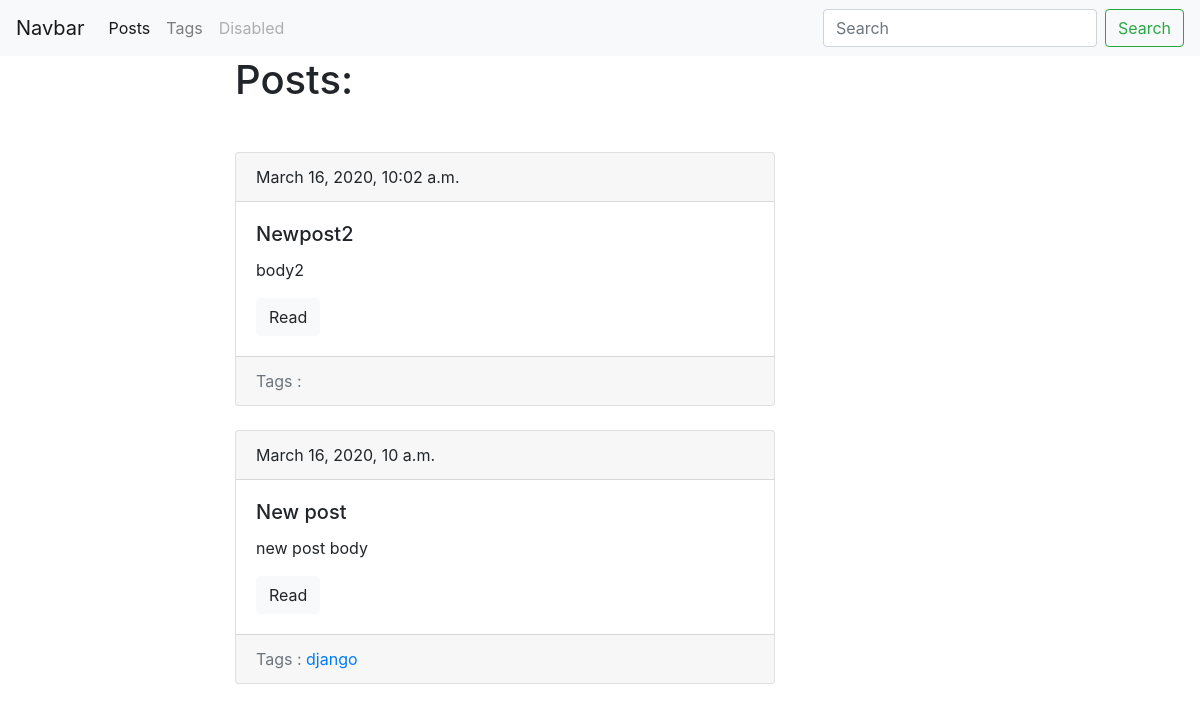
/blog/, run on an earlier commit of the app's database.
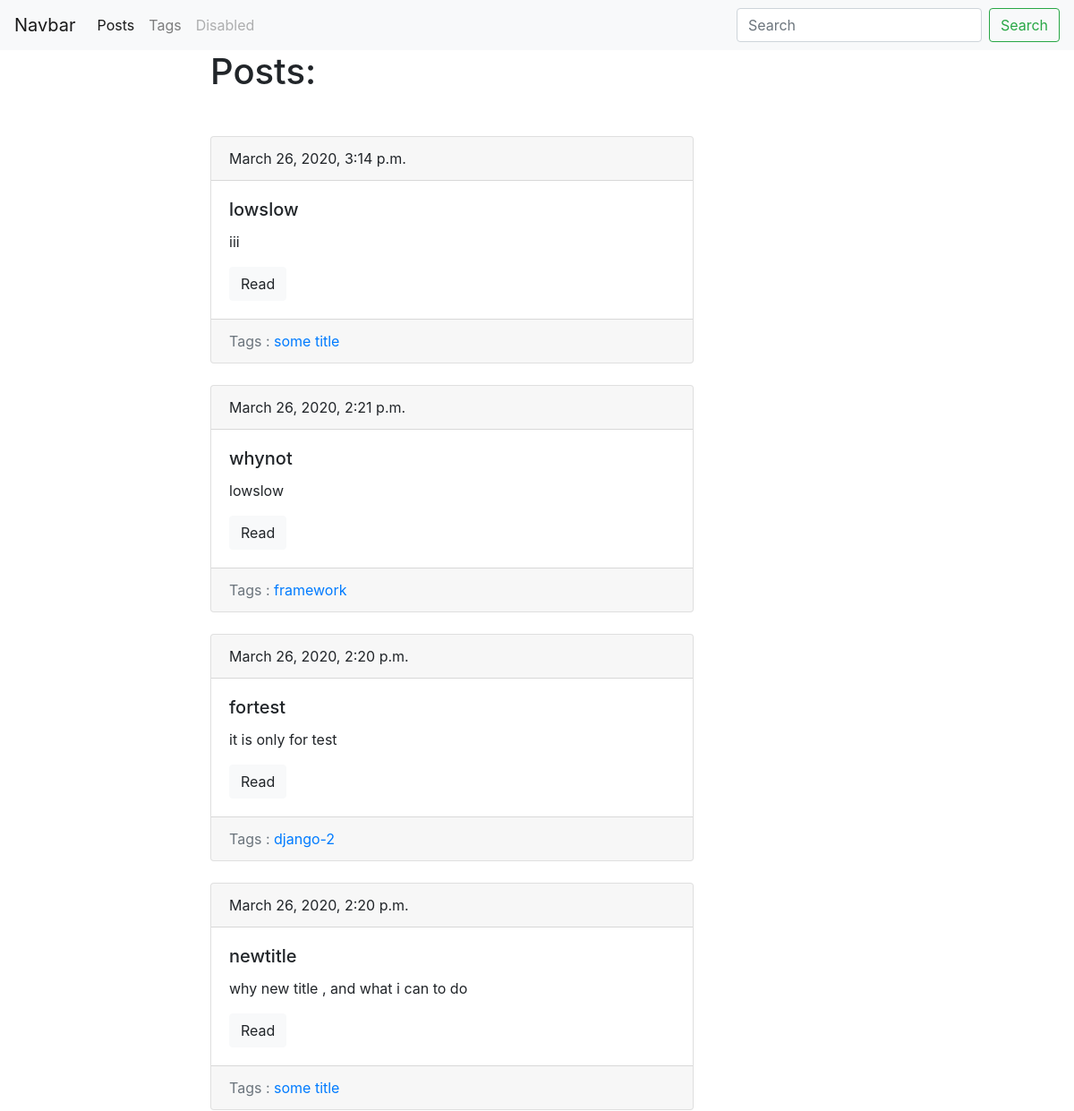
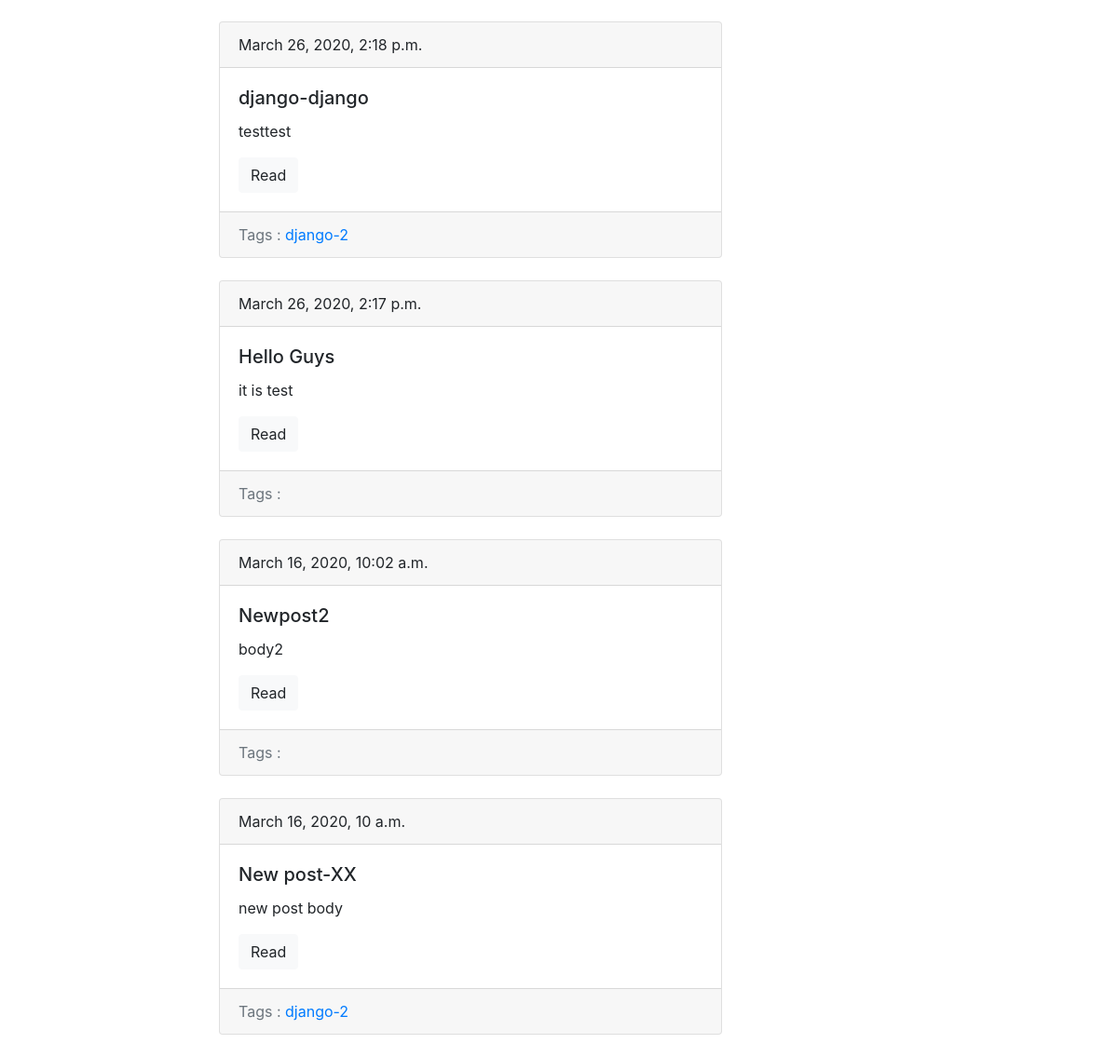
And on a later commit of the database (2 pictures, top to bottom).
### blog/models.py (models this page shows, shortened)
class Post(models.Model):
    title = models.CharField(max_length=150, db_index=True)
    slug = models.SlugField(max_length=150, blank=True, unique=True)
    body = models.TextField(blank=True, db_index=True)
    tags = models.ManyToManyField("Tag", blank=True, related_name='posts')
    date_pub = models.DateTimeField(auto_now_add=True)
    def get_absolute_url(self):
        return reverse("post_detail_url", kwargs={'slug': self.slug})
    class Meta:
        ordering = ['-date_pub']

class Tag(models.Model):
    title = models.CharField(max_length=50)
    slug = models.SlugField(max_length=50, unique=True)
    def get_absolute_url(self):
        return reverse("tag_detail_url", kwargs={'slug': self.slug})
    class Meta:
        ordering = ['title']

### blog/views.py (the view)
# urls.py: path('', posts_list, name="post_list_url"),
def posts_list(request):
    search_query = request.GET.get('search', '')
    if search_query:
        posts = Post.objects.filter(Q(title__icontains=search_query) | Q(body__icontains=search_query))
    else:
        posts = Post.objects.all()
    paginator = Paginator(posts, 10)
    page_number = request.GET.get('page', 1)
    page = paginator.get_page(page_number)
    is_paginated = page.has_other_pages()
    if page.has_previous():
        prev_url = '?page={}'.format(page.previous_page_number())
    else:
        prev_url = ''
    if page.has_next():
        next_url = '?page={}'.format(page.next_page_number())
    else:
        next_url = ''
    context = {
        'page_object': page,
        'is_paginated': is_paginated,
        'next_url': next_url,
        'prev_url': prev_url
    }
    return render(request, "blog/index.html", context=context)

### blog/templates/blog/index.html (shortened to what this page needs)
{% extends 'blog/base_blog.html' %}
{% block content%}
  <h1 class="mb-5">Posts:</h1>
  {% for post in page_object.object_list %}
    {% include 'blog/includes/post_card_template.html' %}
  {% endfor %}
{% endblock %}

### blog/templates/blog/base_blog.html (shortened to what this page needs)
{% extends 'base.html' %}

### templates/base.html (shortened to what this page needs)
{% load static %}
<!DOCTYPE html>
<html lang="en">
<head>
  <link rel="stylesheet" href="https://stackpath.bootstrapcdn.com/bootstrap/4.4.1/css/bootstrap.min.css">
  <link rel="stylesheet" href="{% static 'css/styles.css' %}">
</head>
<body>
    <nav class="navbar navbar-expand-lg navbar-light bg-light" style="background-color: #fd3c66;">
      <a class="navbar-brand" href="#">Navbar</a>
      <div class="collapse navbar-collapse" id="navbarSupportedContent">
        <ul class="navbar-nav mr-auto">
          <li class="nav-item active">
            <a class="nav-link" href="{% url 'post_list_url' %}">Posts</a>
          </li>
          <li class="nav-item">
            <a class="nav-link" href="{% url 'tags_list_url' %}">Tags</a>
          </li>
          <li class="nav-item">
            <a class="nav-link disabled" href="#" tabindex="-1" aria-disabled="true">Disabled</a>
          </li>
        </ul>
        <form class="form-inline my-2 my-lg-0 " action="{% url 'post_list_url' %}">
          <input class="form-control mr-sm-2" type="search" placeholder="Search" aria-label="Search" name="search">
          <button class="btn btn-outline-success my-2 my-sm-0" type="submit">Search</button>
        </form>
      </div>
    </nav>
    <div class="container" mt-5>
      <div class="row">
        <div class="col-6 offset-md-2">
              {% block content%}{% endblock %}
        </div>
      </div>
    </div>
</body>
</html>

### blog/templates/blog/includes/post_card_template.html
<div class="card mb-4">
  <div class="card-header">
    {{ post.date_pub}}
  </div>
  <div class="card-body">
    <h5 class="card-title">{{ post.title }}</h5>
    <p class="card-text">{{ post.body|truncatewords:15}}</p>
    <a href="{{ post.get_absolute_url }}" class="btn btn-light">Read</a>
  </div>
  <div class="card-footer text-muted">
    Tags :
    {% for tag in post.tags.all %}
     <a href="{{ tag.get_absolute_url }}">{{ tag.title }}</a>
    {% endfor %}
  </div>
</div>

What changed in the data, as far as the page shows it:
added Post: date_pub "March 26, 2020, 3:14 p.m.", title "lowslow", body "iii"
added Tag: title "some title"
added Post: date_pub "March 26, 2020, 2:21 p.m.", title "whynot", body "lowslow"
added Tag: title "framework", shown under "March 26, 2020, 2:21 p.m."
added Post: date_pub "March 26, 2020, 2:20 p.m.", title "fortest", body "it is only for test", Tag (title "django-2")
changed Tag: title "django" → "django-2"
added Post: date_pub "March 26, 2020, 2:20 p.m.", title "newtitle", body "why new title , and what i can to do"
added Post: date_pub "March 26, 2020, 2:18 p.m.", title "django-django", body "testtest", Tag (title "django-2")
added Post: date_pub "March 26, 2020, 2:17 p.m.", title "Hello Guys", body "it is test"
changed Post "new post body": title "New post" → "New post-XX"
